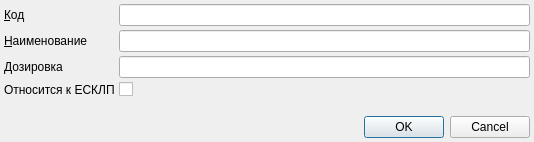
<?xml version="1.0" encoding="UTF-8"?>
<ui version="4.0">
 <class>RBLfFormEditor</class>
 <widget class="QDialog" name="RBLfFormEditor">
  <property name="geometry">
   <rect>
    <x>0</x>
    <y>0</y>
    <width>534</width>
    <height>142</height>
   </rect>
  </property>
  <property name="windowTitle">
   <string>ChangeMe!</string>
  </property>
  <property name="sizeGripEnabled">
   <bool>false</bool>
  </property>
  <layout class="QGridLayout">
   <property name="margin">
    <number>4</number>
   </property>
   <property name="spacing">
    <number>4</number>
   </property>
   <item row="1" column="0">
    <widget class="QLabel" name="lblName">
     <property name="text">
      <string>&amp;Наименование</string>
     </property>
     <property name="buddy">
      <cstring>edtName</cstring>
     </property>
    </widget>
   </item>
   <item row="1" column="1">
    <widget class="QLineEdit" name="edtName"/>
   </item>
   <item row="0" column="0">
    <widget class="QLabel" name="lblCode">
     <property name="text">
      <string>&amp;Код</string>
     </property>
     <property name="buddy">
      <cstring>edtCode</cstring>
     </property>
    </widget>
   </item>
   <item row="2" column="1">
    <widget class="QLineEdit" name="edtDosage"/>
   </item>
   <item row="0" column="1">
    <widget class="QLineEdit" name="edtCode"/>
   </item>
   <item row="4" column="0">
    <spacer>
     <property name="orientation">
      <enum>Qt::Vertical</enum>
     </property>
     <property name="sizeHint" stdset="0">
      <size>
       <width>103</width>
       <height>16</height>
      </size>
     </property>
    </spacer>
   </item>
   <item row="5" column="0" colspan="2">
    <widget class="QDialogButtonBox" name="buttonBox">
     <property name="standardButtons">
      <set>QDialogButtonBox::Cancel|QDialogButtonBox::Ok</set>
     </property>
    </widget>
   </item>
   <item row="2" column="0">
    <widget class="QLabel" name="lblDosage">
     <property name="text">
      <string>Дозировка</string>
     </property>
    </widget>
   </item>
   <item row="3" column="0">
    <widget class="QLabel" name="lblIsESKLP">
     <property name="text">
      <string>Относится к ЕСКЛП</string>
     </property>
    </widget>
   </item>
   <item row="3" column="1">
    <widget class="QCheckBox" name="chkIsESKLP">
     <property name="text">
      <string/>
     </property>
    </widget>
   </item>
  </layout>
 </widget>
 <tabstops>
  <tabstop>edtCode</tabstop>
  <tabstop>edtName</tabstop>
  <tabstop>edtDosage</tabstop>
  <tabstop>chkIsESKLP</tabstop>
  <tabstop>buttonBox</tabstop>
 </tabstops>
 <resources/>
 <connections>
  <connection>
   <sender>buttonBox</sender>
   <signal>accepted()</signal>
   <receiver>RBLfFormEditor</receiver>
   <slot>accept()</slot>
   <hints>
    <hint type="sourcelabel">
     <x>144</x>
     <y>89</y>
    </hint>
    <hint type="destinationlabel">
     <x>144</x>
     <y>52</y>
    </hint>
   </hints>
  </connection>
  <connection>
   <sender>buttonBox</sender>
   <signal>rejected()</signal>
   <receiver>RBLfFormEditor</receiver>
   <slot>reject()</slot>
   <hints>
    <hint type="sourcelabel">
     <x>144</x>
     <y>89</y>
    </hint>
    <hint type="destinationlabel">
     <x>144</x>
     <y>52</y>
    </hint>
   </hints>
  </connection>
 </connections>
</ui>
